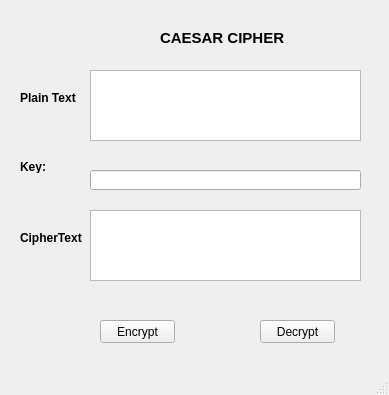
<?xml version="1.0" encoding="UTF-8"?>
<ui version="4.0">
 <class>MainWindow</class>
 <widget class="QMainWindow" name="MainWindow">
  <property name="geometry">
   <rect>
    <x>0</x>
    <y>0</y>
    <width>389</width>
    <height>395</height>
   </rect>
  </property>
  <property name="windowTitle">
   <string>MainWindow</string>
  </property>
  <widget class="QWidget" name="centralwidget">
   <widget class="QLabel" name="label">
    <property name="geometry">
     <rect>
      <x>160</x>
      <y>30</y>
      <width>161</width>
      <height>16</height>
     </rect>
    </property>
    <property name="font">
     <font>
      <pointsize>11</pointsize>
      <weight>75</weight>
      <bold>true</bold>
     </font>
    </property>
    <property name="text">
     <string>CAESAR CIPHER</string>
    </property>
   </widget>
   <widget class="QLabel" name="label_2">
    <property name="geometry">
     <rect>
      <x>20</x>
      <y>90</y>
      <width>61</width>
      <height>16</height>
     </rect>
    </property>
    <property name="font">
     <font>
      <weight>75</weight>
      <bold>true</bold>
     </font>
    </property>
    <property name="text">
     <string>Plain Text</string>
    </property>
   </widget>
   <widget class="QLabel" name="label_3">
    <property name="geometry">
     <rect>
      <x>20</x>
      <y>160</y>
      <width>47</width>
      <height>13</height>
     </rect>
    </property>
    <property name="font">
     <font>
      <weight>75</weight>
      <bold>true</bold>
     </font>
    </property>
    <property name="text">
     <string>Key:</string>
    </property>
   </widget>
   <widget class="QLabel" name="label_4">
    <property name="geometry">
     <rect>
      <x>20</x>
      <y>230</y>
      <width>71</width>
      <height>16</height>
     </rect>
    </property>
    <property name="font">
     <font>
      <weight>75</weight>
      <bold>true</bold>
     </font>
    </property>
    <property name="text">
     <string>CipherText</string>
    </property>
   </widget>
   <widget class="QTextEdit" name="textEdit">
    <property name="geometry">
     <rect>
      <x>90</x>
      <y>70</y>
      <width>271</width>
      <height>71</height>
     </rect>
    </property>
   </widget>
   <widget class="QTextEdit" name="textEdit_2">
    <property name="geometry">
     <rect>
      <x>90</x>
      <y>210</y>
      <width>271</width>
      <height>71</height>
     </rect>
    </property>
   </widget>
   <widget class="QLineEdit" name="lineEdit">
    <property name="geometry">
     <rect>
      <x>90</x>
      <y>170</y>
      <width>271</width>
      <height>20</height>
     </rect>
    </property>
   </widget>
   <widget class="QPushButton" name="pushButton">
    <property name="geometry">
     <rect>
      <x>100</x>
      <y>320</y>
      <width>75</width>
      <height>23</height>
     </rect>
    </property>
    <property name="text">
     <string>Encrypt</string>
    </property>
   </widget>
   <widget class="QPushButton" name="pushButton_2">
    <property name="geometry">
     <rect>
      <x>260</x>
      <y>320</y>
      <width>75</width>
      <height>23</height>
     </rect>
    </property>
    <property name="text">
     <string>Decrypt</string>
    </property>
   </widget>
  </widget>
  <widget class="QMenuBar" name="menubar">
   <property name="geometry">
    <rect>
     <x>0</x>
     <y>0</y>
     <width>389</width>
     <height>21</height>
    </rect>
   </property>
  </widget>
  <widget class="QStatusBar" name="statusbar"/>
 </widget>
 <resources/>
 <connections/>
</ui>
